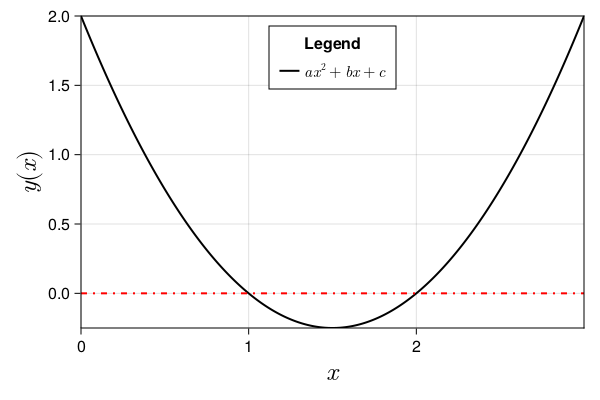

Julia code for this plot:
using CairoMakie
using DelimitedFiles

data = readdlm("009_sol_eqgrau2.dat", Float64, skipblanks=true)

lines(data[:,1], data[:,2]; color = :black, linewidth = 2, label = L"ax^2 + bx + c",
    axis = (xlabel = L"x", ylabel = L"y(x)", xlabelsize = 26, ylabelsize = 26),
    figure = (resolution = (600, 400), fonts = (; regular= "CMU Serif")))

y = zeros(length(data[:,1]))
lines!(data[:,1], y; color = :red, linewidth = 2, linestyle = :dashdot)

axislegend("Legend", position = :ct);
limits!(minimum(data[:,1]), maximum(data[:,1]), minimum(data[:,2]), maximum(data[:,2]))
save("009_sol_eqgrau2.png", current_figure())